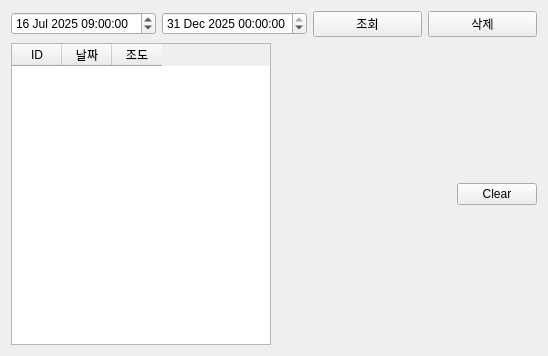
<?xml version="1.0" encoding="UTF-8"?>
<ui version="4.0">
 <class>Tab5SensorDatabase</class>
 <widget class="QWidget" name="Tab5SensorDatabase">
  <property name="geometry">
   <rect>
    <x>0</x>
    <y>0</y>
    <width>548</width>
    <height>356</height>
   </rect>
  </property>
  <property name="windowTitle">
   <string>Form</string>
  </property>
  <layout class="QVBoxLayout" name="verticalLayout_2">
   <item>
    <layout class="QHBoxLayout" name="horizontalLayout">
     <item>
      <widget class="QDateTimeEdit" name="pDateTimeEditFrom">
       <property name="date">
        <date>
         <year>2025</year>
         <month>7</month>
         <day>16</day>
        </date>
       </property>
       <property name="time">
        <time>
         <hour>9</hour>
         <minute>0</minute>
         <second>0</second>
        </time>
       </property>
      </widget>
     </item>
     <item>
      <widget class="QDateTimeEdit" name="pDateTimeEditTo">
       <property name="dateTime">
        <datetime>
         <hour>0</hour>
         <minute>0</minute>
         <second>0</second>
         <year>2025</year>
         <month>12</month>
         <day>31</day>
        </datetime>
       </property>
      </widget>
     </item>
     <item>
      <widget class="QPushButton" name="pPBsearchDB">
       <property name="text">
        <string>조회</string>
       </property>
      </widget>
     </item>
     <item>
      <widget class="QPushButton" name="pPBdeleteDB">
       <property name="text">
        <string>삭제</string>
       </property>
      </widget>
     </item>
    </layout>
   </item>
   <item>
    <layout class="QHBoxLayout" name="horizontalLayout_2" stretch="1,1">
     <item>
      <widget class="QTableWidget" name="pTBsensor">
       <attribute name="horizontalHeaderDefaultSectionSize">
        <number>50</number>
       </attribute>
       <column>
        <property name="text">
         <string>ID</string>
        </property>
       </column>
       <column>
        <property name="text">
         <string>날짜</string>
        </property>
       </column>
       <column>
        <property name="text">
         <string>조도</string>
        </property>
       </column>
      </widget>
     </item>
     <item>
      <layout class="QVBoxLayout" name="verticalLayout" stretch="0,9">
       <item>
        <layout class="QHBoxLayout" name="horizontalLayout_3" stretch="9,1">
         <item>
          <spacer name="horizontalSpacer">
           <property name="orientation">
            <enum>Qt::Orientation::Horizontal</enum>
           </property>
           <property name="sizeHint" stdset="0">
            <size>
             <width>40</width>
             <height>20</height>
            </size>
           </property>
          </spacer>
         </item>
         <item>
          <widget class="QPushButton" name="pPBClearChart">
           <property name="text">
            <string>Clear</string>
           </property>
          </widget>
         </item>
        </layout>
       </item>
       <item>
        <layout class="QVBoxLayout" name="pChartViewLayout"/>
       </item>
      </layout>
     </item>
    </layout>
   </item>
  </layout>
 </widget>
 <resources/>
 <connections/>
</ui>
